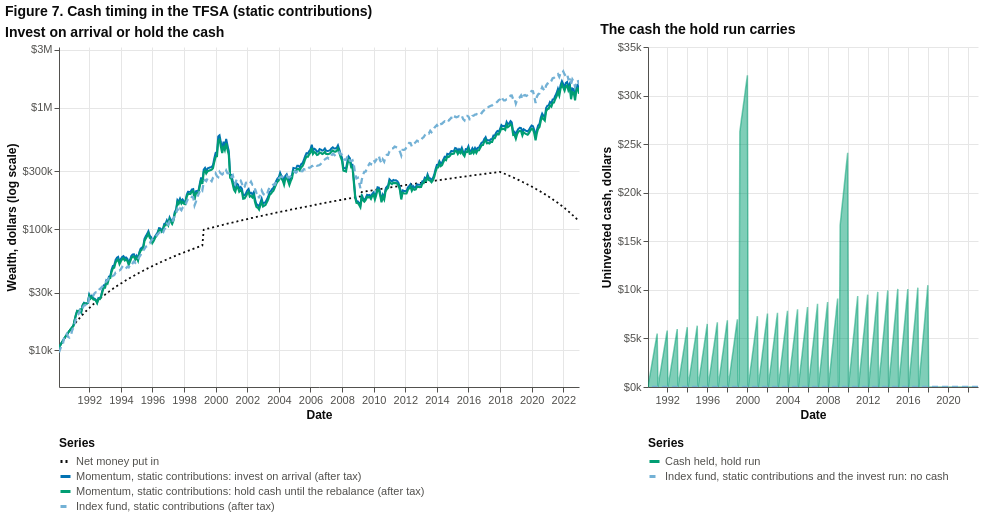

Here is the notebook cell this chart was saved with:
### Markdown cell above
**Figure 7.** Left: TFSA wealth after tax under the static schedule on a log scale when each contribution is invested on arrival (solid blue), when it waits in cash until the rebalance (green), and in the index fund (dashed lighter blue), against the net money put in. Right: the uninvested cash the hold run carries. **Tooltip:** left, the date, the money put in, the three wealth values and the cost of waiting (invest minus hold); right, the month end and the cash held. Hover over any mark for its exact values; drag to pan and scroll to zoom (JupyterLab or VS Code; elsewhere the picture is static).

### Code cell
H = hold.series
sc_, ic_ = pch.leg_colors("static")
show(pch.invest_vs_hold_chart(R["static"], hold, strategy_label=LEG["static", "screen"], index_label=LEG["static", "index"],
                              title="Figure 7. Cash timing in the TFSA (static contributions)", y_domain=WEALTH_DOM, colors=(sc_, ic_, "#009E73")))

hm = hold.metrics
f = lambda c, w: m("static", "tfsa", w, c)
tab7 = pd.DataFrame({"Final, after tax": [f("FinalAfterTax", "strategy"), hm.loc["strategy", "FinalAfterTax"], f("FinalAfterTax", "index")],
                     "XIRR, after tax": [f("XIRRAfterTax", "strategy"), hm.loc["strategy", "XIRRAfterTax"], f("XIRRAfterTax", "index")],
                     "TWR, after tax": [f("TWRAfterTax", "strategy"), hm.loc["strategy", "TWRAfterTax"], f("TWRAfterTax", "index")],
                     "Sharpe": [f("Sharpe", "strategy"), hm.loc["strategy", "Sharpe"], f("Sharpe", "index")]},
                    index=[f"{LEG['static', 'screen']}: invest on arrival", f"{LEG['static', 'screen']}: hold cash", LEG["static", "index"]])
print("Table 7. Cash timing in the TFSA, static contributions (the index fund is the baseline in both runs)")
tab7.style.format({"Final, after tax": fmoney, "XIRR, after tax": "{:.2%}", "TWR, after tax": "{:.2%}", "Sharpe": "{:.2f}"})

### Figure 1 — Vega-Lite specification as saved in the notebook (floating-point values rounded to 4 significant figures; data arrays with more than 128 entries replaced by an {"elided": "..."} marker saying what was removed)
{"$schema": "https://vega.github.io/schema/vega-lite/v5.20.1.json", "config": {"axis": {"domainColor": "#52514e", "grid": true, "gridColor": "#E6E6E6", "labelColor": "#52514e", "labelFontSize": 11, "tickColor": "#52514e", "titleColor": "#0b0b0b", "titleFontSize": 12}, "legend": {"labelFontSize": 11, "titleFontSize": 12}, "title": {"anchor": "start", "color": "#0b0b0b", "fontSize": 14, "subtitleColor": "#52514e"}, "view": {"continuousHeight": 300, "continuousWidth": 300, "stroke": null}}, "datasets": {"data-6f747543c740b6ed14bb8a0233e8fe36": [{"series": "Index fund, static contributions and the invest run: no cash", "y": 0.0}], "data-9adf753e1fe4fca147a0aaaca2d7682c": {"elided": "396 records"}, "data-a25813e1bb92b60f25ff488da48125f9": {"elided": "396 records"}}, "hconcat": [{"data": {"name": "data-9adf753e1fe4fca147a0aaaca2d7682c"}, "height": 340, "layer": [{"encoding": {"color": {"field": "series", "legend": {"columns": 1, "labelColor": "#52514e", "labelLimit": 420, "orient": "bottom", "symbolOpacity": 1, "symbolStrokeWidth": 3, "symbolType": "stroke", "title": "Series", "titleColor": "#0b0b0b"}, "scale": {"domain": ["Net money put in", "Momentum, static contributions: invest on arrival (after tax)", "Momentum, static contributions: hold cash until the rebalance (after tax)", "Index fund, static contributions (after tax)"], "range": ["#0b0b0b", "#0072B2", "#009E73", "#73B1D5"]}, "sort": ["Net money put in", "Momentum, static contributions: invest on arrival (after tax)", "Momentum, static contributions: hold cash until the rebalance (after tax)", "Index fund, static contributions (after tax)"], "type": "nominal"}, "opacity": {"field": "series", "legend": null, "scale": {"domain": ["Net money put in", "Momentum, static contributions: invest on arrival (after tax)", "Momentum, static contributions: hold cash until the rebalance (after tax)", "Index fund, static contributions (after tax)"], "range": [1, 1, 1, 1]}, "type": "nominal"}, "strokeDash": {"field": "series", "legend": {"columns": 1, "labelColor": "#52514e", "labelLimit": 420, "orient": "bottom", "symbolOpacity": 1, "symbolStrokeWidth": 3, "symbolType": "stroke", "title": "Series", "titleColor": "#0b0b0b"}, "scale": {"domain": ["Net money put in", "Momentum, static contributions: invest on arrival (after tax)", "Momentum, static contributions: hold cash until the rebalance (after tax)", "Index fund, static contributions (after tax)"], "range": [[2, 3], [1, 0], [1, 0], [6, 4]]}, "type": "nominal"}, "strokeWidth": {"field": "series", "legend": null, "scale": {"domain": ["Net money put in", "Momentum, static contributions: invest on arrival (after tax)", "Momentum, static contributions: hold cash until the rebalance (after tax)", "Index fund, static contributions (after tax)"], "range": [1.8, 2.6, 2.2, 2.6]}, "type": "nominal"}, "x": {"axis": {"format": "%Y", "tickCount": 12}, "field": "date", "title": "Date", "type": "temporal"}, "y": {"axis": {"format": "$~s", "title": "Wealth, dollars (log scale)", "values": [10000.0, 30000.0, 100000.0, 300000.0, 1000000.0, 3000000.0]}, "field": "dollars", "scale": {"domain": [5000, 3159000.0], "nice": false, "type": "log"}, "title": "Wealth, dollars (log scale)", "type": "quantitative"}}, "mark": {"type": "line"}, "name": "view_10", "title": "Invest on arrival or hold the cash", "transform": [{"as": ["key", "dollars"], "fold": ["contributed", "invest", "hold", "index"]}, {"as": "series", "calculate": "{'contributed':\"Net money put in\",'invest':\"Momentum, static contributions: invest on arrival (after tax)\",'hold':\"Momentum, static contributions: hold cash until the rebalance (after tax)\",'index':\"Index fund, static contributions (after tax)\"}[datum.key]"}]}, {"encoding": {"tooltip": [{"field": "date", "format": "%d %b %Y", "title": "Date", "type": "temporal"}, {"field": "contributed", "format": "$,.0f", "title": "Net money put in", "type": "quantitative"}, {"field": "invest", "format": "$,.0f", "title": "Momentum, static contributions: invest on arrival (after tax)", "type": "quantitative"}, {"field": "hold", "format": "$,.0f", "title": "Momentum, static contributions: hold cash until the rebalance (after tax)", "type": "quantitative"}, {"field": "index", "format": "$,.0f", "title": "Index fund, static contributions (after tax)", "type": "quantitative"}, {"field": "cost", "format": "$,.0f", "title": "Cost of waiting (invest minus hold)", "type": "quantitative"}], "x": {"field": "date", "type": "temporal"}}, "mark": {"color": "#52514e", "strokeWidth": 1.5, "type": "rule"}, "transform": [{"filter": {"empty": false, "param": "hover"}}]}, {"encoding": {"tooltip": [{"field": "date", "format": "%d %b %Y", "title": "Date", "type": "temporal"}, {"field": "contributed", "format": "$,.0f", "title": "Net money put in", "type": "quantitative"}, {"field": "invest", "format": "$,.0f", "title": "Momentum, static contributions: invest on arrival (after tax)", "type": "quantitative"}, {"field": "hold", "format": "$,.0f", "title": "Momentum, static contributions: hold cash until the rebalance (after tax)", "type": "quantitative"}, {"field": "index", "format": "$,.0f", "title": "Index fund, static contributions (after tax)", "type": "quantitative"}, {"field": "cost", "format": "$,.0f", "title": "Cost of waiting (invest minus hold)", "type": "quantitative"}], "x": {"field": "date", "type": "temporal"}, "y": {"field": "y", "type": "quantitative"}}, "mark": {"color": "#52514e", "filled": true, "opacity": 0, "size": 160, "type": "point"}, "name": "view_9"}, {"encoding": {"tooltip": [{"field": "date", "format": "%d %b %Y", "title": "Date", "type": "temporal"}, {"field": "contributed", "format": "$,.0f", "title": "Net money put in", "type": "quantitative"}, {"field": "invest", "format": "$,.0f", "title": "Momentum, static contributions: invest on arrival (after tax)", "type": "quantitative"}, {"field": "hold", "format": "$,.0f", "title": "Momentum, static contributions: hold cash until the rebalance (after tax)", "type": "quantitative"}, {"field": "index", "format": "$,.0f", "title": "Index fund, static contributions (after tax)", "type": "quantitative"}, {"field": "cost", "format": "$,.0f", "title": "Cost of waiting (invest minus hold)", "type": "quantitative"}], "x": {"field": "date", "type": "temporal"}, "y": {"field": "y", "type": "quantitative"}}, "mark": {"color": "#0b0b0b", "filled": true, "opacity": 1, "size": 60, "type": "point"}, "transform": [{"filter": {"empty": false, "param": "hover"}}]}], "width": 520}, {"height": 340, "layer": [{"data": {"name": "data-a25813e1bb92b60f25ff488da48125f9"}, "encoding": {"color": {"field": "series", "legend": {"columns": 1, "labelColor": "#52514e", "labelLimit": 420, "orient": "bottom", "symbolOpacity": 1, "symbolStrokeWidth": 3, "symbolType": "stroke", "title": "Series", "titleColor": "#0b0b0b"}, "scale": {"domain": ["Cash held, hold run", "Index fund, static contributions and the invest run: no cash"], "range": ["#009E73", "#73B1D5"]}, "sort": ["Cash held, hold run", "Index fund, static contributions and the invest run: no cash"], "type": "nominal"}, "opacity": {"value": 0.5}, "tooltip": [{"field": "date", "format": "%b %Y", "title": "Month end", "type": "temporal"}, {"field": "series", "title": "Series", "type": "nominal"}, {"field": "cash", "format": "$,.0f", "title": "Cash held", "type": "quantitative"}], "x": {"axis": {"format": "%Y", "tickCount": 12}, "field": "date", "title": "Date", "type": "temporal"}, "y": {"axis": {"format": "$~s"}, "field": "cash", "title": "Uninvested cash, dollars", "type": "quantitative"}}, "mark": {"line": {"strokeWidth": 1.5}, "type": "area"}, "name": "view_11"}, {"data": {"name": "data-6f747543c740b6ed14bb8a0233e8fe36"}, "encoding": {"color": {"field": "series", "legend": {"columns": 1, "labelColor": "#52514e", "labelLimit": 420, "orient": "bottom", "symbolOpacity": 1, "symbolStrokeWidth": 3, "symbolType": "stroke", "title": "Series", "titleColor": "#0b0b0b"}, "scale": {"domain": ["Cash held, hold run", "Index fund, static contributions and the invest run: no cash"], "range": ["#009E73", "#73B1D5"]}, "sort": ["Cash held, hold run", "Index fund, static contributions and the invest run: no cash"], "type": "nominal"}, "opacity": {"field": "series", "legend": null, "scale": {"domain": ["Cash held, hold run", "Index fund, static contributions and the invest run: no cash"], "range": [0.5, 1]}, "type": "nominal"}, "strokeDash": {"field": "series", "legend": {"columns": 1, "labelColor": "#52514e", "labelLimit": 420, "orient": "bottom", "symbolOpacity": 1, "symbolStrokeWidth": 3, "symbolType": "stroke", "title": "Series", "titleColor": "#0b0b0b"}, "scale": {"domain": ["Cash held, hold run", "Index fund, static contributions and the invest run: no cash"], "range": [[1, 0], [6, 4]]}, "type": "nominal"}, "strokeWidth": {"field": "series", "legend": null, "scale": {"domain": ["Cash held, hold run", "Index fund, static contributions and the invest run: no cash"], "range": [1.5, 2.4]}, "type": "nominal"}, "tooltip": [{"field": "series", "title": "Series", "type": "nominal"}, {"field": "y", "format": "$,.0f", "title": "Cash held", "type": "quantitative"}], "y": {"field": "y", "type": "quantitative"}}, "mark": {"type": "rule"}}], "title": "The cash the hold run carries", "width": 330}], "params": [{"name": "hover", "select": {"clear": "pointerout", "fields": ["date"], "nearest": true, "on": "pointerover", "type": "point"}, "views": ["view_9"]}, {"bind": "scales", "name": "param_5", "select": {"encodings": ["x"], "type": "interval"}, "views": ["view_10"]}, {"bind": "scales", "name": "param_6", "select": {"encodings": ["x"], "type": "interval"}, "views": ["view_11"]}], "resolve": {"scale": {"color": "independent", "strokeDash": "independent"}}, "title": "Figure 7. Cash timing in the TFSA (static contributions)"}
